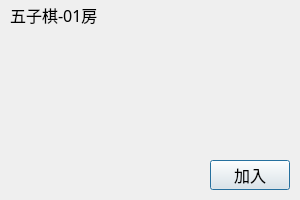
<?xml version="1.0" encoding="UTF-8"?>
<ui version="4.0">
 <class>RoomItem</class>
 <widget class="QDialog" name="RoomItem">
  <property name="geometry">
   <rect>
    <x>0</x>
    <y>0</y>
    <width>300</width>
    <height>200</height>
   </rect>
  </property>
  <property name="minimumSize">
   <size>
    <width>300</width>
    <height>200</height>
   </size>
  </property>
  <property name="maximumSize">
   <size>
    <width>300</width>
    <height>200</height>
   </size>
  </property>
  <property name="font">
   <font>
    <family>微软雅黑</family>
    <pointsize>12</pointsize>
   </font>
  </property>
  <property name="windowTitle">
   <string>Dialog</string>
  </property>
  <property name="styleSheet">
   <string notr="true">background-color;rgb(213,213,213);</string>
  </property>
  <widget class="QPushButton" name="pb_join">
   <property name="geometry">
    <rect>
     <x>210</x>
     <y>160</y>
     <width>80</width>
     <height>30</height>
    </rect>
   </property>
   <property name="minimumSize">
    <size>
     <width>0</width>
     <height>30</height>
    </size>
   </property>
   <property name="maximumSize">
    <size>
     <width>16777215</width>
     <height>30</height>
    </size>
   </property>
   <property name="text">
    <string>加入</string>
   </property>
  </widget>
  <widget class="QLabel" name="lb_title">
   <property name="geometry">
    <rect>
     <x>10</x>
     <y>0</y>
     <width>281</width>
     <height>30</height>
    </rect>
   </property>
   <property name="minimumSize">
    <size>
     <width>0</width>
     <height>30</height>
    </size>
   </property>
   <property name="maximumSize">
    <size>
     <width>16777215</width>
     <height>30</height>
    </size>
   </property>
   <property name="text">
    <string>五子棋-01房</string>
   </property>
  </widget>
  <widget class="QLabel" name="lb_player1">
   <property name="geometry">
    <rect>
     <x>30</x>
     <y>40</y>
     <width>111</width>
     <height>101</height>
    </rect>
   </property>
   <property name="text">
    <string/>
   </property>
   <property name="pixmap">
    <pixmap resource="resource.qrc">:/icon/slotwait.png</pixmap>
   </property>
   <property name="scaledContents">
    <bool>true</bool>
   </property>
  </widget>
  <widget class="QLabel" name="lb_player2">
   <property name="geometry">
    <rect>
     <x>160</x>
     <y>30</y>
     <width>101</width>
     <height>111</height>
    </rect>
   </property>
   <property name="text">
    <string/>
   </property>
   <property name="pixmap">
    <pixmap resource="resource.qrc">:/icon/slotwait.png</pixmap>
   </property>
   <property name="scaledContents">
    <bool>true</bool>
   </property>
  </widget>
 </widget>
 <resources>
  <include location="resource.qrc"/>
 </resources>
 <connections/>
</ui>
